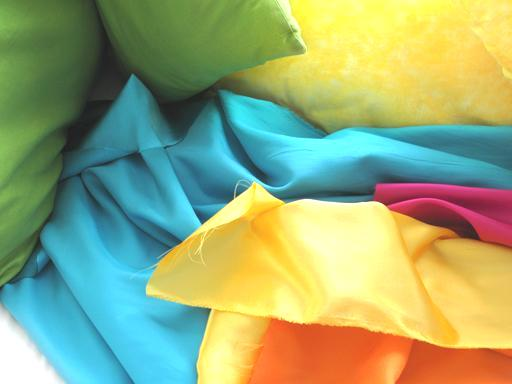
#> input picture FMD/image/fabric/fabric_moderate_002_new.jpg, 512 x 384 px
$ python -i image_processing.py   (imports and definitions only)   (older library calls are emulated)
#> lines starting #> are read from the running program, lines starting #| are printed output that depends on the picture
#> further down, picture is the input picture: shape (384, 512, 3); mean B, G, R 119.6, 168.6, 149.7
"""
CS 7180, SpTp. Advanced Perception
Lucas Dunker, 10/18/25

Recognizing Materials Using Perceptually Inspired Features

Image processing utilities for material recognition.
"""

import cv2
import numpy as np

from typing import Tuple, Dict
from config import FEATURE_CONFIG, BILATERAL_CACHE_SIZE

class ImageProcessor:
    """Handles image preprocessing operations and utility functions for feature extraction."""

    def __init__(self):
        self.bilateral_cache: Dict[int, Tuple[np.ndarray, np.ndarray]] = {}
        self.cache_size = BILATERAL_CACHE_SIZE

    # [27 lines left out: function bilateral_filter, not called in this run]

    def detect_edges(
        self,
        img: np.ndarray,
        threshold_ratio: float = FEATURE_CONFIG["edge_detection"]["threshold_ratio"],
        lower_ratio: float = FEATURE_CONFIG["edge_detection"]["lower_ratio"],
    ) -> np.ndarray:
        """
        Detects edges using Canny edge detection.

        Args:
            img: Input image (can be color or grayscale)
            threshold_ratio: Ratio for upper threshold
            lower_ratio: Ratio of lower to upper threshold

        Returns:
            Binary edge map
        """
#> called with threshold_ratio = 0.9, lower_ratio = 0.4
        if len(img.shape) == 3:
            gray = cv2.cvtColor(img, cv2.COLOR_BGR2GRAY)
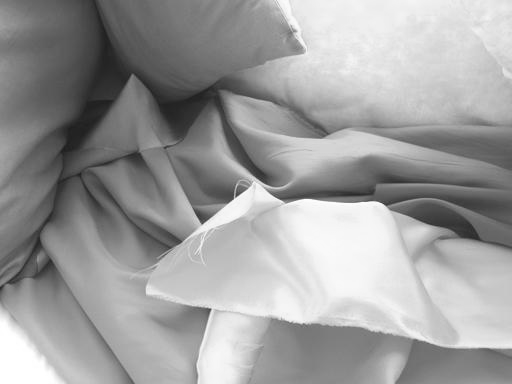
#> gray: shape (384, 512); min 30, max 255, mean 157.4
        else:
            gray = img

        # Compute gradients magnitude
        grad_x = cv2.Sobel(gray, cv2.CV_32F, 1, 0, ksize=3)
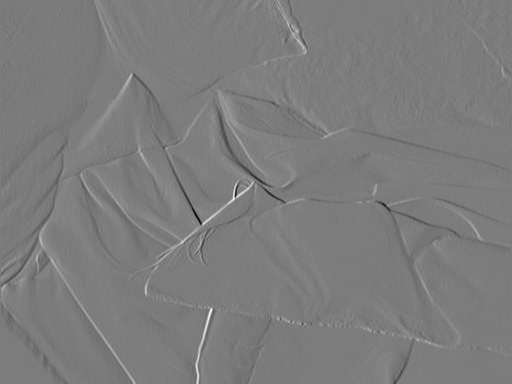
#> grad_x: shape (384, 512) float32; min -492, max 513, mean 0.1; drawn with min black and max white
        grad_y = cv2.Sobel(gray, cv2.CV_32F, 0, 1, ksize=3)
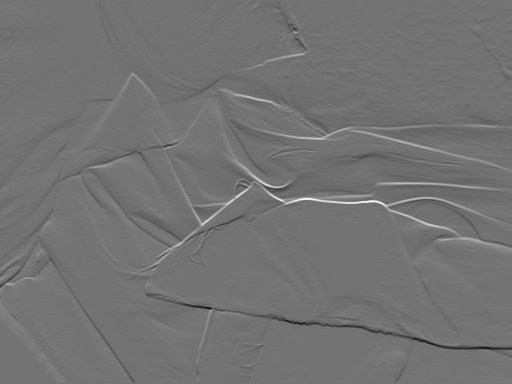
#> grad_y: shape (384, 512) float32; min -554, max 673, mean 0.1; drawn with min black and max white
        magnitude = np.sqrt(grad_x**2 + grad_y**2)
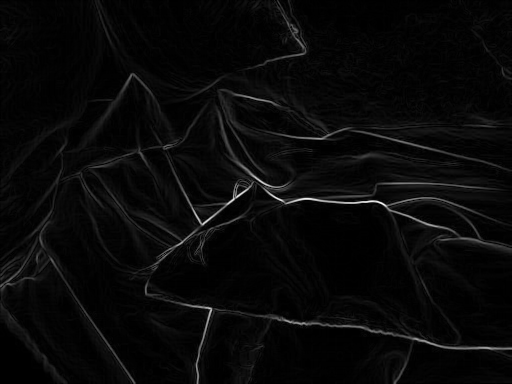
#> magnitude: shape (384, 512) float32; min 0, max 716.5, mean 25.3; drawn with min black and max white

        # Use percentile-based thresholds
        upper_threshold = float(np.percentile(magnitude, threshold_ratio * 100))
#> upper_threshold = 52.17
        lower_threshold = float(upper_threshold * lower_ratio)
#> lower_threshold = 20.87

        edges = cv2.Canny(gray, lower_threshold, upper_threshold)
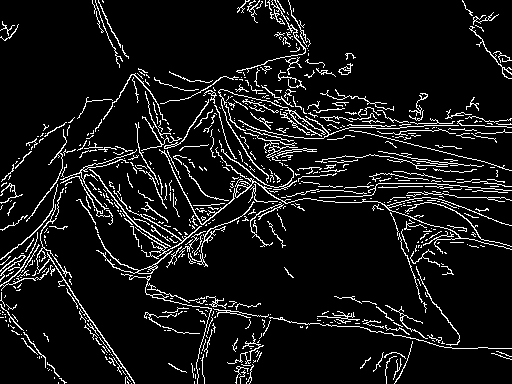
#> edges: shape (384, 512); 8.6% white in thin lines or dots
        return edges

    # [37 lines left out: functions extract_contours, compute_gradients, not called in this run]

>>> import cv2
>>> picture = cv2.imread('../FMD/image/fabric/fabric_moderate_002_new.jpg')
>>> result = ImageProcessor().detect_edges(picture)

$ run again, on FMD/image/fabric/fabric_moderate_011_new.jpg
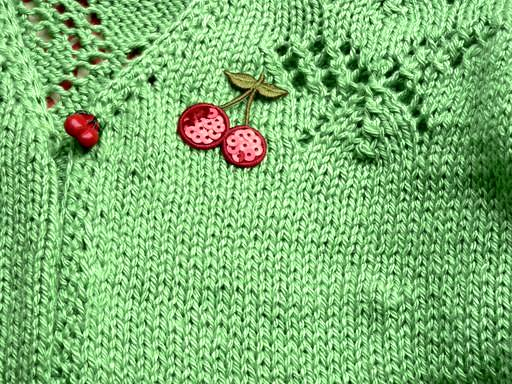
#> input picture FMD/image/fabric/fabric_moderate_011_new.jpg, 512 x 384 px
#> picture is the input picture: shape (384, 512, 3); mean B, G, R 114.4, 181.2, 125.9
#> in detect_edges, `magnitude = np.sqrt(grad_x**2 + grad_y**2)`:
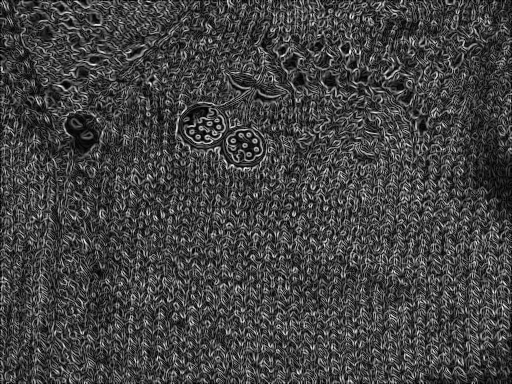
#> magnitude: shape (384, 512) float32; min 0, max 874.3, mean 229.5; drawn with min black and max white
#> upper_threshold = 422.1
#> lower_threshold = 168.8
#> in detect_edges, `edges = cv2.Canny(gray, lower_threshold, upper_threshold)`:
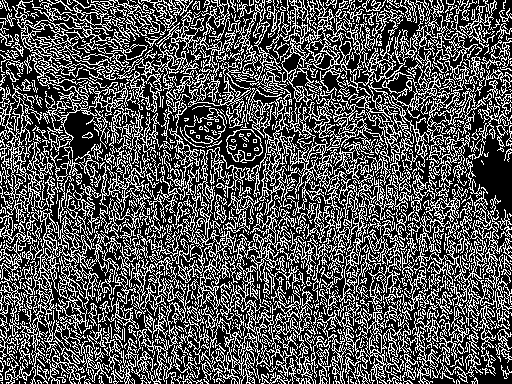
#> edges: shape (384, 512); 33.1% white in thin lines or dots

$ run again, on FMD/image/fabric/fabric_moderate_017_new.jpg
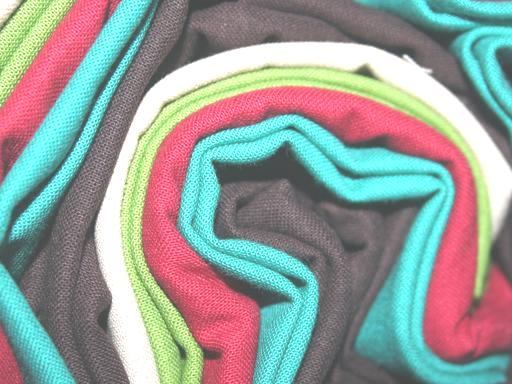
#> input picture FMD/image/fabric/fabric_moderate_017_new.jpg, 512 x 384 px
#> picture is the input picture: shape (384, 512, 3); mean B, G, R 154.2, 157.9, 150.2
#> in detect_edges, `magnitude = np.sqrt(grad_x**2 + grad_y**2)`:
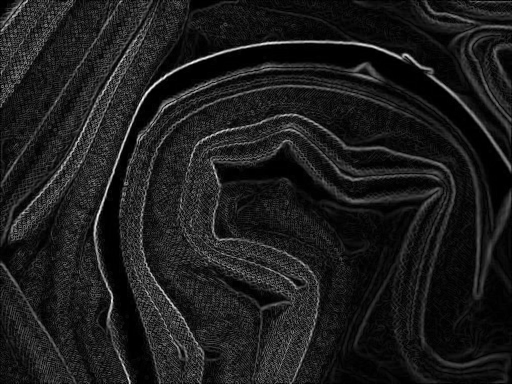
#> magnitude: shape (384, 512) float32; min 0, max 633.3, mean 72.3; drawn with min black and max white
#> upper_threshold = 160.3
#> lower_threshold = 64.12
#> in detect_edges, `edges = cv2.Canny(gray, lower_threshold, upper_threshold)`:
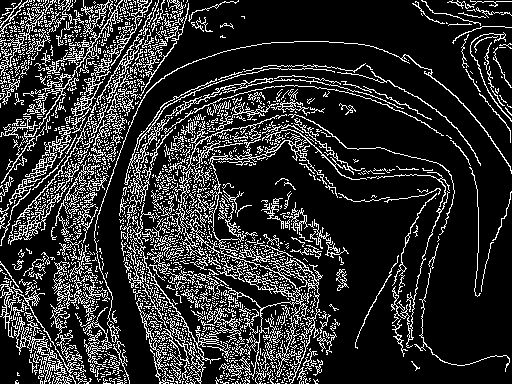
#> edges: shape (384, 512); 18.1% white in thin lines or dots

$ run again, on FMD/image/fabric/fabric_moderate_033_new.jpg
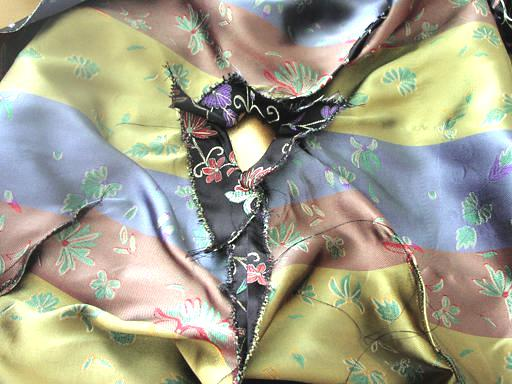
#> input picture FMD/image/fabric/fabric_moderate_033_new.jpg, 512 x 384 px
#> picture is the input picture: shape (384, 512, 3); mean B, G, R 139.5, 159.6, 162.1
#> in detect_edges, `magnitude = np.sqrt(grad_x**2 + grad_y**2)`:
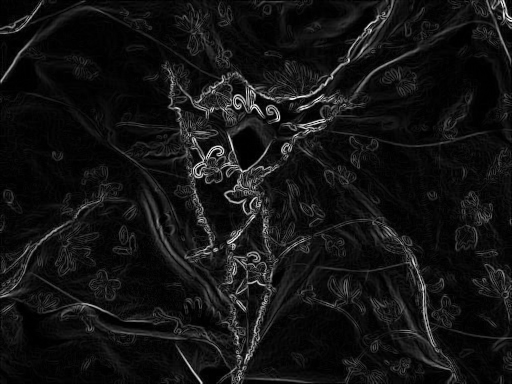
#> magnitude: shape (384, 512) float32; min 0, max 986.4, mean 76; drawn with min black and max white
#> upper_threshold = 177
#> lower_threshold = 70.79
#> in detect_edges, `edges = cv2.Canny(gray, lower_threshold, upper_threshold)`:
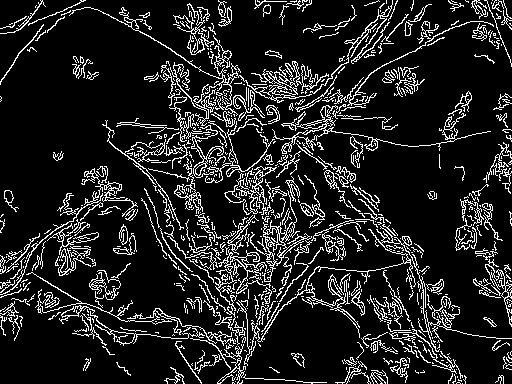
#> edges: shape (384, 512); 13.3% white in thin lines or dots
